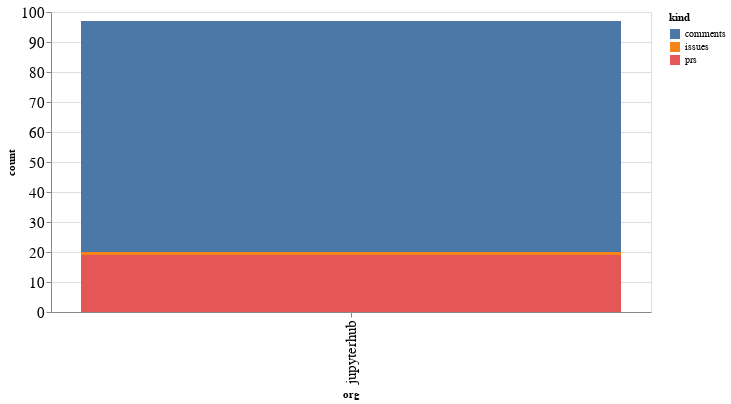

The code cell stored with this chart in its notebook:
### Code cell
alt.Chart(org_summaries, width=600).mark_bar().encode(
    x='org',
    y='count',
    color='kind',
    tooltip="org"
)

### Figure 1 — Vega-Lite specification as saved in the notebook (floating-point values rounded to 4 significant figures)
{"config": {"axisLeft": {"labelFontSize": 15}, "axisBottom": {"labelFontSize": 15}}, "data": {"name": "data-9e427b5ba708c4fd1d4d93d403c3dde2"}, "mark": "bar", "encoding": {"color": {"type": "nominal", "field": "kind"}, "tooltip": {"type": "nominal", "field": "org"}, "x": {"type": "nominal", "field": "org"}, "y": {"type": "quantitative", "field": "count"}}, "width": 600, "$schema": "https://vega.github.io/schema/vega-lite/v4.8.1.json", "datasets": {"data-9e427b5ba708c4fd1d4d93d403c3dde2": [{"org": "jupyterhub", "kind": "comments", "count": 77}, {"org": "jupyterhub", "kind": "issues", "count": 1}, {"org": "jupyterhub", "kind": "prs", "count": 19}]}}
